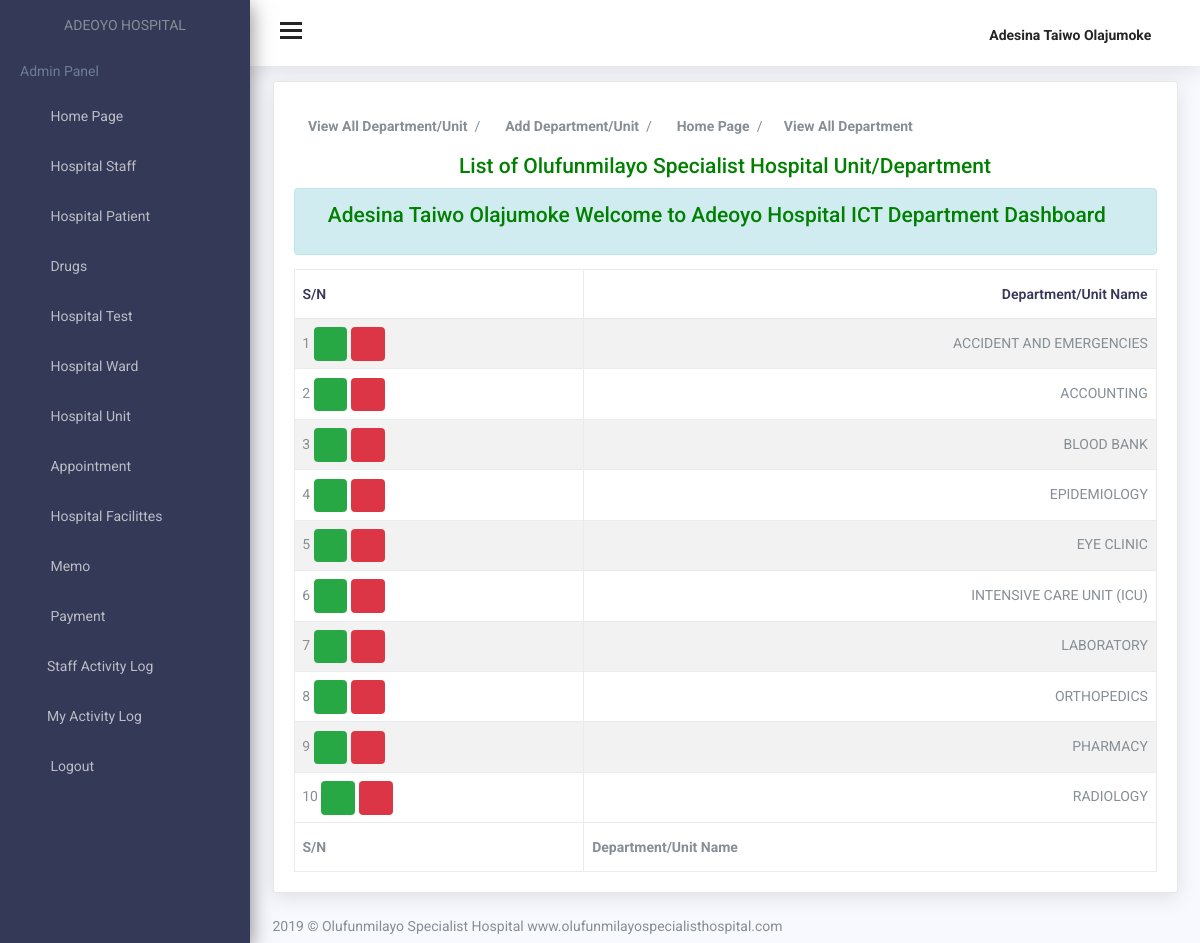
Screenshot of /view-all-units.php (signed in) with the database file from the repository.
### tables this page shows
CREATE TABLE `hospital_unit` (
  `unit_id` int(255) NOT NULL,
  `unit_name` varchar(255) NOT NULL,
  `time_added` timestamp NOT NULL DEFAULT CURRENT_TIMESTAMP ON UPDATE CURRENT_TIMESTAMP
);

### view-all-units.php (the view, shortened to what this page needs)
<?php
    include("../header.php");
    include("../side-bar.php");
    $view_unit = $db->prepare("SELECT * FROM hospital_unit ORDER BY unit_name ASC");
    $view_unit->execute();
    if($view_unit->rowCount()==0){ ?>
        <div class="content-wrap">
            <div class="main">
                <div class="container-fluid">
                    <section id="main-content">
                        <div class="row">
                            <div class="col-lg-12">
                                <div class="card">
                                    <p style="color: red" align="center">The Hospital Department/Unit List is Empty, Please Kindly Click On This Button To  <a href="add-hospital-unit.php" class=" btn btn-success"> Add Department To The Department List</a></p>
                                </div>
                            </div>
                        </div>
                    </div>
                </section>
            </div>
        </div><?php
    }else{?>
        <div class="content-wrap">
            <div class="main">
                <div class="container-fluid">
                    <section id="main-content">
                        <div class="row">
                            <div class="col-lg-12">
                                <div class="card">
                                    <div class="bootstrap-data-table-panel">
                                        <div class="table-responsive">
                                            <table id="bootstrap-data-table-export" class="table table-striped table-bordered">
                                                <p>
                                                    <li class="breadcrumb-item">
                                                        <a href="view-all-units.php">
                                                            <i class="ti-list"></i> <b> View All Department/Unit </b>
                                                        </a>
                                                    </li>
                                                    <li class="breadcrumb-item">
                                                        <a href="add-hospital-unit.php">
                                                            <i class="ti-plus"></i> <b> Add Department/Unit</b>
                                                        </a>
                                                    </li>
                                                    <li class="breadcrumb-item">
                                                        <a href="./">
                                                            <i class="ti-home"></i> <b> Home Page </b>
                                                        </a>
                                                    </li>
                                                    <li class="breadcrumb-item">
                                                    </li>
                                                    <li class="breadcrumb-item-active">
                                                        <i class="ti-list"></i> <b> View All Department </b>
                                                    </li>
                                                </p>
                                                <h4 align="center" style="color: green"><p style="color: green" align="">
                                                    List of Olufunmilayo Specialist Hospital Unit/Department</p>
                                                </h4>
                                                <?php
                                                if((isset($_SESSION['success'])) OR ((isset($_SESSION['error'])) === true)){ ?>
                                                    <div class="alert alert-info" align="center">
                                                        <button class="close" data-dismiss="alert">
                                                            <i class="ace-icon fa fa-times"></i>
                                                        </button>
                                                     <?php include("../includes/feed-back.php"); ?>
                                                    </div><?php
                                                }  ?>
                                                <thead>
                                                    <tr>
                                                        <th>S/N</th>
                                                        <th>Department/Unit Name</th>
                                                    </tr>
                                                </thead>
                                                <tfoot>
                                                    <tr>
                                                        <th>S/N</th>
                                                        <th>Department/Unit Name</th>
                                                    </tr>
                                                </tfoot>
                                                <tbody><?php
                                                    $y=1;
                                                    while($see_unit = $view_unit->fetch()){
                                                        $unit_id = $see_unit['unit_id'];
                                                        $unit_name = $see_unit['unit_name']; ?>
                                                        <tr>
                                                            <td><?php echo $y; ?>
                                                                <a href="edit-Unit/Department-details.php?unit_name=<?php echo $unit_name ?>&&unit_identification=<?php echo $unit_id ?>" class="btn btn-success" onclick="return(confirmToEdit());">
                                                                    <i class="ti-pencil-alt"></i>
                                                                </a>
                                                                <a href="delete-Unit/Department-details.php?unit_name=<?php echo $unit_name ?>&&unit_identification=<?php echo $unit_id ?>" class="btn btn-danger" onclick="return(confirmToDelete());">
                                                                    <i class="ti-trash"></i>
                                                                </a>
                                                            </td>
                                                            <td><?php echo $unit_name?></td>
                                                        </tr><?php
                                                        $y++;
                                                    } ?>
                                                </tbody>
                                            </table>
                                        </div>
                                    </div>
                                </div>
                            </div>
                        </div>
                        <?php
                        include("../table-footer.php");
    } ?>

### rows the page displays
hospital_unit: unit_name "ACCIDENT AND EMERGENCIES"
hospital_unit: unit_name "ACCOUNTING"
hospital_unit: unit_name "BLOOD BANK"
hospital_unit: unit_name "EPIDEMIOLOGY"
hospital_unit: unit_name "EYE CLINIC"
hospital_unit: unit_name "INTENSIVE CARE UNIT (ICU)"
hospital_unit: unit_name "LABORATORY"
hospital_unit: unit_name "ORTHOPEDICS"
hospital_unit: unit_name "PHARMACY"
hospital_unit: unit_name "RADIOLOGY"

### other values shown
$_SESSION['name'] "Adesina Taiwo Olajumoke"
$_SESSION['success'] "Adesina Taiwo Olajumoke Welcome to Adeoyo Hospital ICT Department Dashboard"
